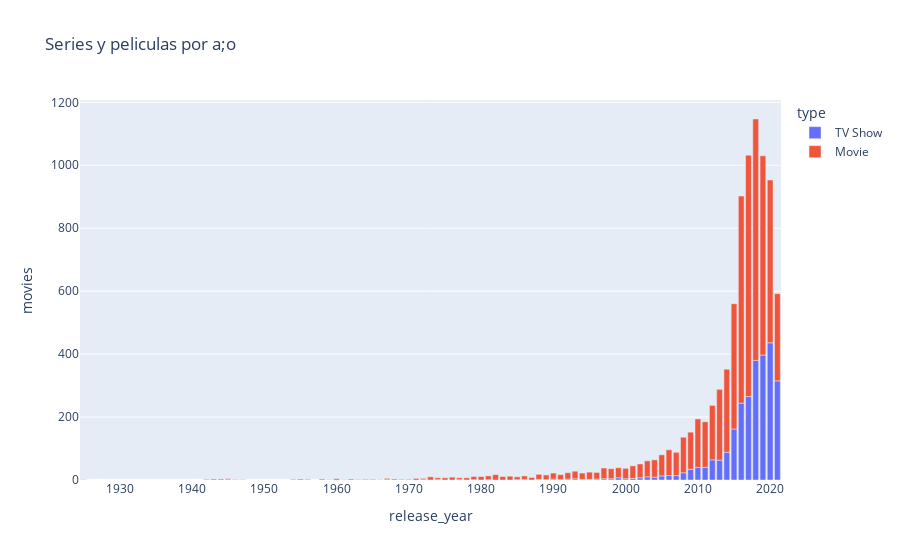

Write notebook code for a chart like this one.
### Code cell
fig = px.bar(df_movies_year_type, x = "release_year", y="movies", title="Series y peliculas por a;o", color="type")
fig.show()

### Figure 1 — Plotly figure (JSON) as saved in the notebook; plotly's stock layout.template omitted (floating-point values rounded to 4 significant figures)
{"data": [{"alignmentgroup": "True", "hovertemplate": "type=TV Show<br>release_year=%{x}<br>movies=%{y}<extra></extra>", "legendgroup": "TV Show", "marker": {"color": "#636efa", "pattern": {"shape": ""}}, "name": "TV Show", "offsetgroup": "TV Show", "orientation": "v", "showlegend": true, "textposition": "auto", "type": "bar", "x": [1925, 1945, 1946, 1963, 1967, 1972, 1974, 1977, 1979, 1981, 1985, 1986, 1988, 1989, 1990, 1991, 1992, 1993, 1994, 1995, 1996, 1997, 1998, 1999, 2000, 2001, 2002, 2003, 2004, 2005, 2006, 2007, 2008, 2009, 2010, 2011, 2012, 2013, 2014, 2015, 2016, 2017, 2018, 2019, 2020, 2021], "xaxis": "x", "y": [1, 1, 1, 1, 1, 1, 1, 1, 1, 1, 1, 2, 2, 1, 3, 1, 3, 4, 2, 2, 3, 4, 4, 7, 4, 5, 7, 10, 9, 13, 14, 14, 23, 34, 40, 40, 64, 63, 88, 162, 244, 265, 380, 397, 436, 315], "yaxis": "y"}, {"alignmentgroup": "True", "hovertemplate": "type=Movie<br>release_year=%{x}<br>movies=%{y}<extra></extra>", "legendgroup": "Movie", "marker": {"color": "#EF553B", "pattern": {"shape": ""}}, "name": "Movie", "offsetgroup": "Movie", "orientation": "v", "showlegend": true, "textposition": "auto", "type": "bar", "x": [1942, 1943, 1944, 1945, 1946, 1947, 1954, 1955, 1956, 1958, 1959, 1960, 1961, 1962, 1963, 1964, 1965, 1966, 1967, 1968, 1969, 1970, 1971, 1972, 1973, 1974, 1975, 1976, 1977, 1978, 1979, 1980, 1981, 1982, 1983, 1984, 1985, 1986, 1987, 1988, 1989, 1990, 1991, 1992, 1993, 1994, 1995, 1996, 1997, 1998, 1999, 2000, 2001, 2002, 2003, 2004, 2005, 2006, 2007, 2008, 2009, 2010, 2011, 2012, 2013, 2014, 2015, 2016, 2017, 2018, 2019, 2020, 2021], "xaxis": "x", "y": [2, 3, 3, 3, 1, 1, 2, 3, 2, 3, 1, 4, 1, 3, 1, 2, 2, 1, 4, 3, 2, 2, 5, 4, 10, 6, 7, 9, 6, 7, 10, 11, 12, 17, 11, 12, 9, 11, 8, 16, 15, 19, 16, 20, 24, 20, 23, 21, 34, 32, 32, 33, 40, 44, 51, 55, 67, 82, 74, 113, 118, 154, 145, 173, 225, 264, 398, 658, 767, 767, 633, 517, 277], "yaxis": "y"}], "layout": {"barmode": "relative", "legend": {"title": {"text": "type"}, "tracegroupgap": 0}, "title": {"text": "Series y peliculas por a;o"}, "xaxis": {"anchor": "y", "domain": [0, 1], "title": {"text": "release_year"}}, "yaxis": {"anchor": "x", "domain": [0, 1], "title": {"text": "movies"}}}}
